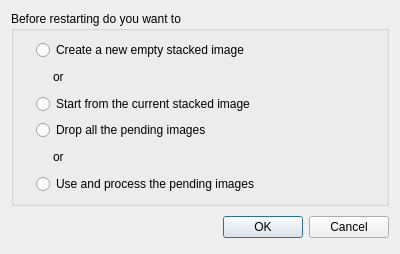
<?xml version="1.0" encoding="UTF-8"?>
<ui version="4.0">
 <class>Dialog</class>
 <widget class="QDialog" name="Dialog">
  <property name="geometry">
   <rect>
    <x>0</x>
    <y>0</y>
    <width>400</width>
    <height>254</height>
   </rect>
  </property>
  <property name="windowTitle">
   <string comment="IDD_RESTARTMONITORING">Restart Monitoring</string>
  </property>
  <layout class="QVBoxLayout" name="verticalLayout_2">
   <item>
    <widget class="QGroupBox" name="groupBox">
     <property name="title">
      <string>Before restarting do you want to</string>
     </property>
     <layout class="QVBoxLayout" name="verticalLayout">
      <item>
       <layout class="QHBoxLayout" name="horizontalLayout">
        <item>
         <spacer name="spacer">
          <property name="orientation">
           <enum>Qt::Horizontal</enum>
          </property>
          <property name="sizeType">
           <enum>QSizePolicy::Fixed</enum>
          </property>
          <property name="sizeHint" stdset="0">
           <size>
            <width>13</width>
            <height>20</height>
           </size>
          </property>
         </spacer>
        </item>
        <item>
         <widget class="QRadioButton" name="radioButton">
          <property name="text">
           <string comment="IDC_CREATENEWSTACKEDIMAGE">Create a new empty stacked image</string>
          </property>
          <attribute name="buttonGroup">
           <string notr="true">buttonGroup1</string>
          </attribute>
         </widget>
        </item>
       </layout>
      </item>
      <item>
       <layout class="QHBoxLayout" name="horizontalLayout_2">
        <item>
         <spacer name="spacer_2">
          <property name="orientation">
           <enum>Qt::Horizontal</enum>
          </property>
          <property name="sizeType">
           <enum>QSizePolicy::Fixed</enum>
          </property>
          <property name="sizeHint" stdset="0">
           <size>
            <width>30</width>
            <height>20</height>
           </size>
          </property>
         </spacer>
        </item>
        <item>
         <widget class="QLabel" name="label">
          <property name="text">
           <string>or</string>
          </property>
         </widget>
        </item>
       </layout>
      </item>
      <item>
       <layout class="QHBoxLayout" name="horizontalLayout_3">
        <item>
         <spacer name="spacer_3">
          <property name="orientation">
           <enum>Qt::Horizontal</enum>
          </property>
          <property name="sizeType">
           <enum>QSizePolicy::Fixed</enum>
          </property>
          <property name="sizeHint" stdset="0">
           <size>
            <width>13</width>
            <height>20</height>
           </size>
          </property>
         </spacer>
        </item>
        <item>
         <widget class="QRadioButton" name="radioButton_2">
          <property name="text">
           <string comment="IDC_STARTFROMCURRENTSTACKEDIMAGE">Start from the current stacked image</string>
          </property>
          <attribute name="buttonGroup">
           <string notr="true">buttonGroup1</string>
          </attribute>
         </widget>
        </item>
       </layout>
      </item>
      <item>
       <layout class="QHBoxLayout" name="horizontalLayout_4">
        <item>
         <spacer name="spacer_4">
          <property name="orientation">
           <enum>Qt::Horizontal</enum>
          </property>
          <property name="sizeType">
           <enum>QSizePolicy::Fixed</enum>
          </property>
          <property name="sizeHint" stdset="0">
           <size>
            <width>13</width>
            <height>20</height>
           </size>
          </property>
         </spacer>
        </item>
        <item>
         <widget class="QRadioButton" name="radioButton_3">
          <property name="text">
           <string comment="IDC_DROPPENDINGIMAGES">Drop all the pending images</string>
          </property>
          <attribute name="buttonGroup">
           <string notr="true">buttonGroup2</string>
          </attribute>
         </widget>
        </item>
       </layout>
      </item>
      <item>
       <layout class="QHBoxLayout" name="horizontalLayout_5">
        <item>
         <spacer name="spacer_5">
          <property name="orientation">
           <enum>Qt::Horizontal</enum>
          </property>
          <property name="sizeType">
           <enum>QSizePolicy::Fixed</enum>
          </property>
          <property name="sizeHint" stdset="0">
           <size>
            <width>30</width>
            <height>20</height>
           </size>
          </property>
         </spacer>
        </item>
        <item>
         <widget class="QLabel" name="label_2">
          <property name="text">
           <string>or</string>
          </property>
         </widget>
        </item>
       </layout>
      </item>
      <item>
       <layout class="QHBoxLayout" name="horizontalLayout_6">
        <item>
         <spacer name="spacer_6">
          <property name="orientation">
           <enum>Qt::Horizontal</enum>
          </property>
          <property name="sizeType">
           <enum>QSizePolicy::Fixed</enum>
          </property>
          <property name="sizeHint" stdset="0">
           <size>
            <width>13</width>
            <height>20</height>
           </size>
          </property>
         </spacer>
        </item>
        <item>
         <widget class="QRadioButton" name="radioButton_4">
          <property name="text">
           <string comment="IDC_USEPENDINGIMAGES">Use and process the pending images</string>
          </property>
          <attribute name="buttonGroup">
           <string notr="true">buttonGroup2</string>
          </attribute>
         </widget>
        </item>
       </layout>
      </item>
     </layout>
    </widget>
   </item>
   <item>
    <layout class="QHBoxLayout">
     <property name="spacing">
      <number>6</number>
     </property>
     <property name="margin" stdset="0">
      <number>0</number>
     </property>
     <item>
      <spacer>
       <property name="orientation">
        <enum>Qt::Horizontal</enum>
       </property>
       <property name="sizeHint" stdset="0">
        <size>
         <width>131</width>
         <height>31</height>
        </size>
       </property>
      </spacer>
     </item>
     <item>
      <widget class="QDialogButtonBox" name="buttonBox">
       <property name="standardButtons">
        <set>QDialogButtonBox::Cancel|QDialogButtonBox::Ok</set>
       </property>
      </widget>
     </item>
    </layout>
   </item>
  </layout>
 </widget>
 <resources/>
 <connections/>
 <buttongroups>
  <buttongroup name="buttonGroup1"/>
  <buttongroup name="buttonGroup2"/>
 </buttongroups>
</ui>
